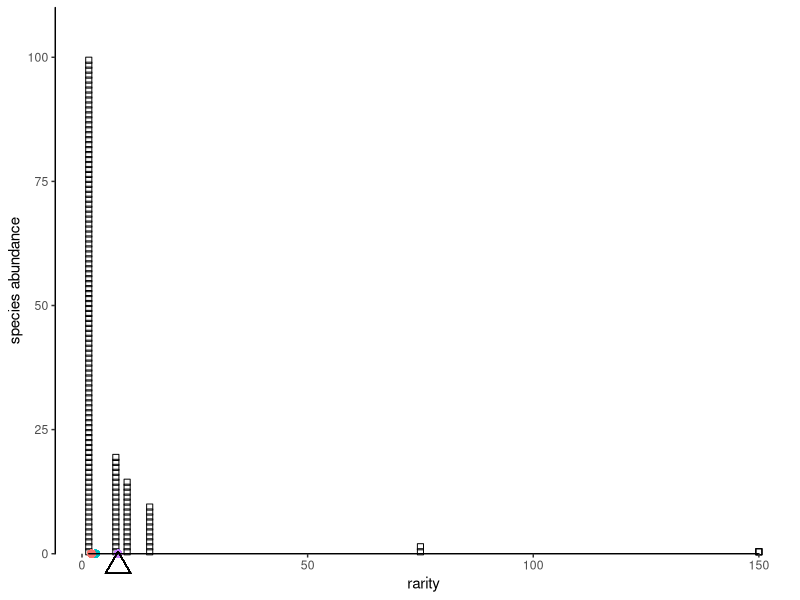
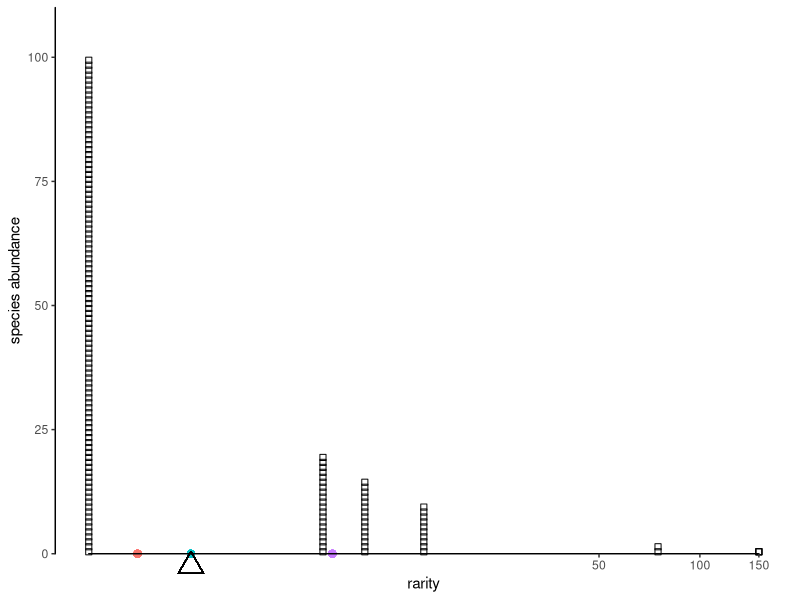
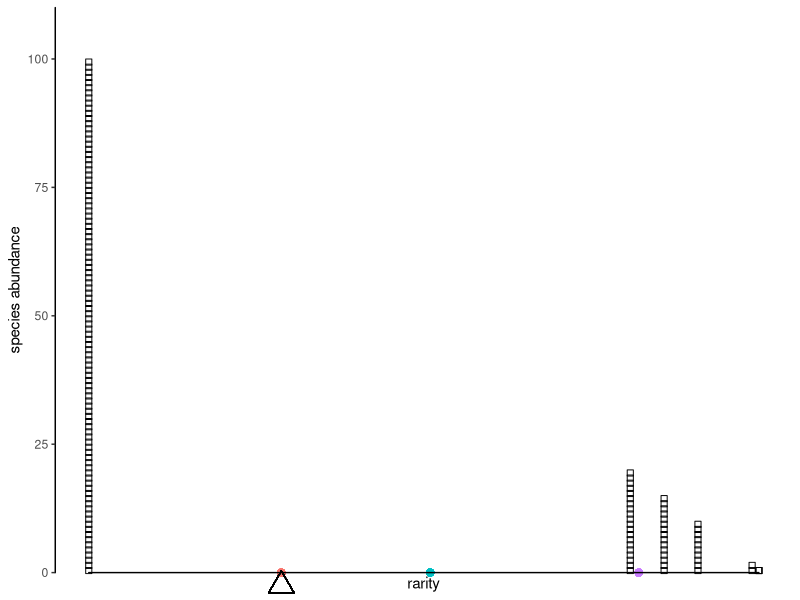

Write R code to recreate these figures, in order.
library(tidyverse)
library(ggthemes)
library(grid)

theme_set(theme_tufte(base_family = "sans"))

require(scales) # trans_new() is in the scales library
pfun=function(x, pow){
	if (pow==0) return(log(x))
	return(sign(pow)*x^pow)
}

ipfun=function(x, pow, offset=0){
	if (pow==0) return(exp(x))
	return(sign(pow)*(x+offset)^(1/pow))
}

#add a diversity function to make graphs more complicated
dfun<-function(ab, l){ipfun(sum(ab*pfun(sum(ab)/ab, l))/sum(ab),l)}

## This is weird craftiness to make functions above work with coord_trans

prettify <- function(breaks){
    # round numbers, more aggressively the larger they are
    digits <- -floor(log10(abs(breaks))) + 1
    digits[breaks == 0] <- 0
    return(round(breaks, digits = digits))
}

power_trans = function(pow) trans_new(name="power"
    , transform = function(x) pfun(x, pow)
	, inverse = function(x) ipfun(x, pow)
	, breaks = function(x) prettify(trans_breaks(function(x) pfun(x, pow), function(x) ipfun(x, pow), n =5) (c(0,x)*1.1))
    , domain = c(1, 10000)
)

#add some stupid columns and rows to df to make easier to graph
fancy_rep<-function(df){k<-data.frame(df[rep(1:nrow(df), df$abundance),])
    k %>% group_by(abundance) %>% mutate(gr=1:abundance)}

#Function to plot everything, with some complicated parts inside
rarity_plot <- function(abundance, p){
	rf <- tibble(names = as.factor(1:length(abundance))
		, abundance
		, rarity = sum(abundance)/abundance
	)
	div <- summarise(rf, div=ipfun(
		sum(abundance*pfun(rarity, p))/sum(abundance)
		, p
	)) %>% pull(div)
	
	rf2<-fancy_rep(rf) 
	
	rp <- (ggplot(rf2, aes(x=rarity))
	      
	       +geom_point(aes(y=gr-0.6), size=2, shape=22)
	       #line segment instead of stacked boxes
	    # + geom_segment(aes(x=rarity, xend=rarity, y=abundance, yend=0), size=1.6)
	    
	        #add colored marks for each mean
	    + geom_point(x=dfun(ab,1), y=0, color="#C77CFF", size=2)
	    + geom_point(x=dfun(ab,0), y=0, color="#00BFC4", size=2)
	    + geom_point(x=dfun(ab,-1), y=0, color="#F8766D", size=2)
	
	    #This deals with clipping, but messes up axis ticks transformation
	   +coord_trans(x=power_trans(pow=p),clip="off")
		#works with ticks but not fulcrum
	    # + scale_x_continuous(trans=power_trans(pow=p))
		
	    # fix x-axis at y=0
		+ scale_y_continuous(expand=c(0,0))
		
		#this is what makes the axis lines... it is just a line segment from min to max of the provided data. breaks work with scale_x_continuous/ scale_y_continuous, which can use the whole trans argument. coord_trans doesn't play nice with that
		+ geom_rangeframe(aes(rarity, abundance)
		                  , data=data.frame(rarity=c(min(rf$rarity), max(rf$rarity)), abundance=c(0,max(rf$abundance)*1.1))
		                  , inherit.aes = F)
	
		+ theme(legend.position="none")
		+ labs(y="species abundance")
		
	#This is the fulcrum
		+ geom_point(x=div, y=-0.025*max(ab), size=6, shape=2)
	)
	return(rp)
}

#provide abundance vectors
# ab <- c(20,30,50)
ab<-c(100, 20, 15, 10, 2, 1, 1,1)
# ab<-c(50,20,30,5,3,2)


quartz()

rarity_plot(ab,1)
rarity_plot(ab,0)
rarity_plot(ab,-1)
dev.off()
